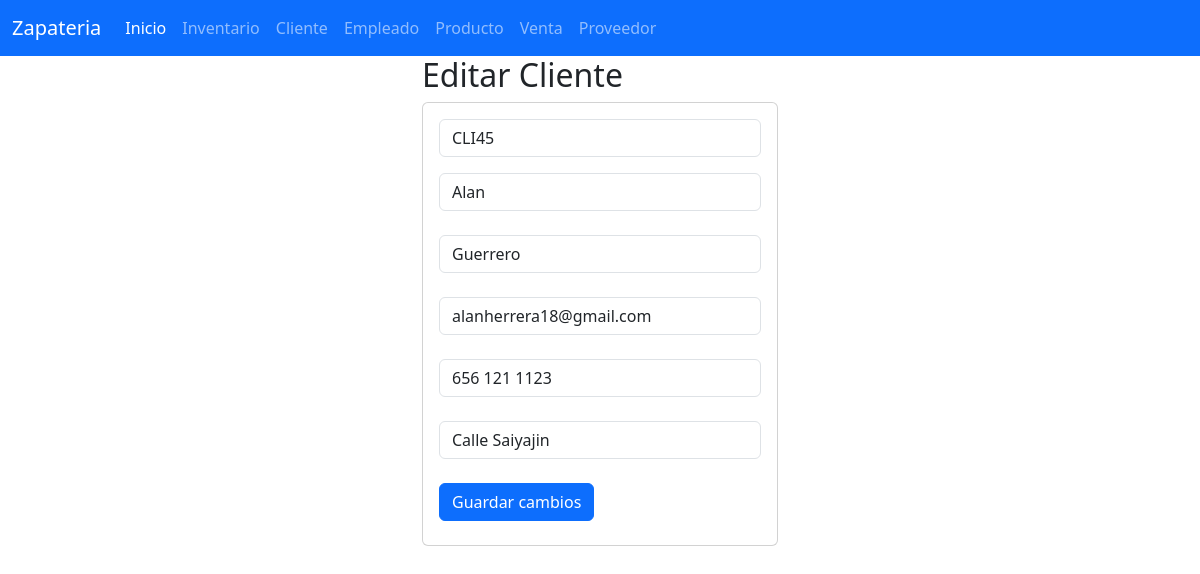
The page /seleccionarCliente/CLI45 on the database its author committed.
### cliente_app/models.py (models this page shows, shortened)
class Cliente(models.Model):
    id_cliente = models.CharField(primary_key=True, max_length=6)  # ID único para el cliente
    nombre = models.CharField(max_length=50)  # Para almacenar nombres como texto
    apellido = models.CharField(max_length=50)  # Para almacenar apellidos como texto
    email = models.CharField(max_length=100)  # Campo para direcciones de correo electrónico, validado
    telefono = models.CharField(max_length=15, blank=True, null=True)  # Para números de teléfono (posible prefijo + dígitos)
    direccion = models.TextField(blank=True, null=True)  # Para direcciones completas como texto

### cliente_app/views.py (the view)
# urls.py: path("seleccionarCliente/<id_cliente>",views.seleccionarCliente,name="seleccionarCliente"),
def seleccionarCliente(request,id_cliente):
    cliente=Cliente.objects.get(id_cliente=id_cliente)
    return render(request,"editarCliente.html",{"losclientes":cliente})

### cliente_app/templates/editarCliente.html
{% extends "base.html" %}
{% block cuerpo %}
<div class="row">
    <div class="col-md-4 offset-md-4">
        <h2>Editar Cliente</h2>
        <div class="card">
            <div class="card-body">
              <form action="/editarCliente/" method="POST"> {% csrf_token %}
            <div class="form-group">
              <input type="text" id="txtid_cliente" name="txtid_cliente" class="form-control"
                     minlength="1" maxlength="6" value="{{ losclientes.id_cliente }}" readonly required>
            </div>
            <div class="form-group py-3">
              <input type="text" id="txtnombre" name="txtnombre" class="form-control"
                    max="100"  value="{{losclientes.nombre}}"  required>
            </div>
            <div class="form-group py-2">
              <input type="text" id="txtapellido" name="txtapellido" class="form-control"
                     min="1" max="100"  value="{{losclientes.apellido}}" required >
            </div>
            <div class="form-group py-3">
              <input type="text" id="txtemail" name="txtemail" class="form-control"
                    max="100" value="{{losclientes.email}}" required>
            </div>
            <div class="form-group py-2">
              <input type="text" id="txttelefono" name="txttelefono" class="form-control"
                   value="{{losclientes.telefono}}" max="100" required>
            </div>
            <div class="form-group py-3">
              <input type="text" id="txtdireccion" name="txtdireccion" class="form-control"
                    value="{{losclientes.direccion}}" max="255">
            </div>
                <div class="form-group py-2">
                  <button type="submit" class="btn btn-primary">Guardar cambios</button>
                </div>
              </form>
            </div>
        </div>
    </div>
</div>
{% endblock %}

### rows shown on the page
Cliente: txtid_cliente "CLI45", txtnombre "Alan", txtapellido "Guerrero", txtemail "alanherrera18@gmail.com", txttelefono "656 121 1123", txtdireccion "Calle Saiyajin"
